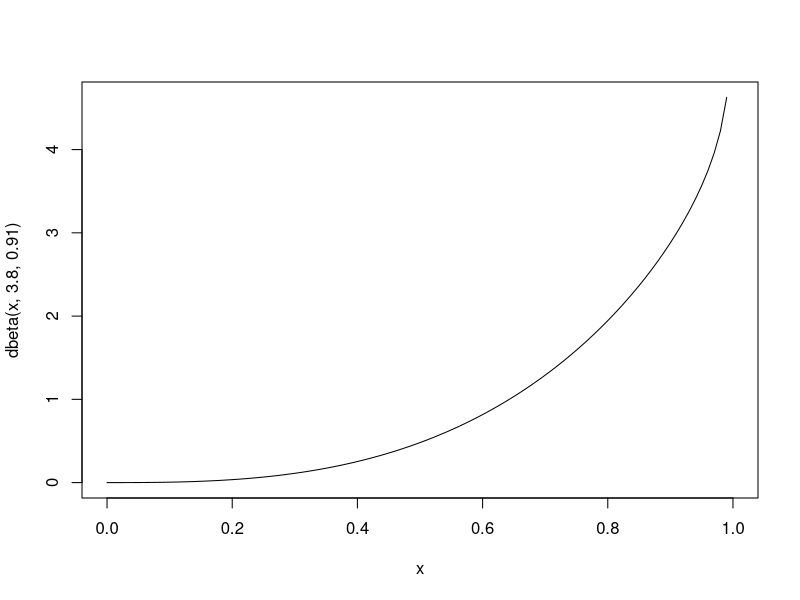

This figure's R source: (Note: this script raises an error after producing the figure.)
#
#	Modelo Bernoulli-beta
#

rm(list = ls())

# install.packages("LearnBayes")

require("LearnBayes")

#	En Windows
path <- "C:/JCMO.Trabajo/Seminars,Visits&Talks/17-04.Cinvestav/17-04.Cinvestav_Taller/Code/"
path.plot <- "C:/JCMO.Trabajo/Seminars,Visits&Talks/17-04.Cinvestav/17-04.Cinvestav_Taller/Images/"

# Licitación de distribuciones iniciales sobre la proporción
quantile1 <- list(p=0.5, x=0.85) 	# licitacion para la mediana inicial en 0.85
quantile2 <- list(p=0.99999,x=0.95) # licitacion para el cuantil 0.95 de la inicial
quantile3 <- list(p=0.00001,x=0.05) # licitacion para el cuantil 0.05 de la inicial

#------------------------------
#	Funcion
prior.Beta <- function(quantile1,quantile2,quantile3){
  # encuentra los cuantiles especificados por los argumentos 
  # "quantile1", "quantile2" y "quantile3"
  quantile1_p <- quantile1[[1]]
  quantile1_q <- quantile1[[2]]
  quantile2_p <- quantile2[[1]]
  quantile2_q <- quantile2[[2]]
  quantile3_p <- quantile3[[1]]
  quantile3_q <- quantile3[[2]]
  # encuentra la distriución inicial de beta usando
  #	a) "quantile1" y "quantile2"
  priorA <- beta.select(quantile1,quantile2)
  priorA_a <- priorA[1]
  priorA_b <- priorA[2]
  #	b) "quantile1" y "quantile3"
  priorB <- beta.select(quantile1,quantile3)
  priorB_a <- priorB[1]
  priorB_b <- priorB[2]
  # encuentra la mejor distribución beta posible
  diff_a <- abs(priorA_a - priorB_a)
  diff_b <- abs(priorB_b - priorB_b)
  step_a <- diff_a / 100
  step_b <- diff_b / 100
  if(priorA_a < priorB_a){
    start_a <- priorA_a
    end_a <- priorB_a
  }
  else{
    start_a <- priorB_a
    end_a <- priorA_a
  }
  if(priorA_b < priorB_b){
    start_b <- priorA_b
    end_b <- priorB_b
  }
  else{
    start_b <- priorB_b
    end_b <- priorA_b
  }
  steps_a <- seq(from=start_a, to=end_a, length.out=1000)
  steps_b <- seq(from=start_b, to=end_b, length.out=1000)
  max_error <- 10000000000000000000
  best_a <- 0
  best_b <- 0
  for(a in steps_a){
    for(b in steps_b){
      # priorC <-> beta(a,b)
      # encuentra los cuantiles 
      #	"quantile1_q", "quantile2_q", "quantile3_q" de priorC
      priorC_q1 <- qbeta(c(quantile1_p), a, b)
      priorC_q2 <- qbeta(c(quantile2_p), a, b)
      priorC_q3 <- qbeta(c(quantile3_p), a, b)
      priorC_error <- abs(priorC_q1-quantile1_q) +
        abs(priorC_q2-quantile2_q) +
        abs(priorC_q3-quantile3_q)
      if(priorC_error < max_error){
        max_error <- priorC_error
        best_a <- a
        best_b <- b
      }
    }
  }
  print(paste("La licitacion inicial es a=",best_a,"b=",best_b))
}
#
#------------------------------

#	Licitación de la distribución inicial Beta
prior.Beta(quantile1,quantile2,quantile3)

#	Gráfica de la distribución inicial licitada
curve(dbeta(x, 3.8, 0.91))
jpeg(paste(path.plot,"bernoulli_beta_prior.jpg", sep = ""), width=700, height=500)
curve(dbeta(x, 3.8, 0.91))
dev.off()

#------------------------------
#	Verosimilitud
#------------------------------

#------------------------------
#	Función
Likelihood.Binomial <- function(successes, total){
  curve(dbinom(successes,total,x)) 
}
#
#------------------------------

successes <- 60
total <- 90
Likelihood.Binomial(successes, total)

jpeg(paste(path.plot,"bernoulli_beta_likelihood.jpg", sep = ""), width=700, height=500)
Likelihood.Binomial(successes, total)
dev.off()

#------------------------------
#	Aprendizaje
#------------------------------

#------------------------------
#	Función
Aprendizaje.Binomial <- function(successes, total, a, b){
  # Actualización de la información
  likelihood_a <- successes + 1
  likelihood_b <- total - successes + 1
  posterior_a <- a + successes
  posterior_b = b + total - successes
  theta <- seq(0.005, 0.995, length = 500)
  prior <- dbeta(theta, a, b)
  likelihood <- dbeta(theta, likelihood_a, likelihood_b)
  posterior <- dbeta(theta, posterior_a, posterior_b)
  m <- max(c(prior, likelihood, posterior))
  plot(theta, posterior, type = "l", ylab = "Densidad", lty = 2, lwd = 3,
       xlim = c(0,1), ylim = c(0, m), col = "red")
  lines(theta, likelihood, lty = 1, lwd = 3, col = "blue")
  lines(theta, prior, lty = 3, lwd = 3, col = "green")
  legend(x=0.8, y=m, c("Prior", "Verosimilitud", "Posterior"), 
         lty = c(3, 1, 2), lwd = c(3, 3, 3), 
         col = c("green", "blue", "red"))
  # Resumen:
  calcBetaMode <- function(aa, bb){
    BetaMode <- (aa - 1)/(aa + bb - 2)
    return(BetaMode)
  }
  calcBetaMean <- function(aa, bb){
    BetaMean <- (aa)/(aa + bb)
    return(BetaMean)
  } 
  calcBetaSd <- function(aa, bb){
    BetaSd <- sqrt((aa * bb)/(((aa + bb)^2) * (aa + bb + 1)))
  }
  prior_mode <- calcBetaMode(a, b)
  likelihood_mode <- calcBetaMode(likelihood_a, likelihood_b)
  posterior_mode <- calcBetaMode(posterior_a, posterior_b)
  prior_mean <- calcBetaMean(a, b)
  likelihood_mean <- calcBetaMean(likelihood_a, likelihood_b)
  posterior_mean <- calcBetaMean(posterior_a, posterior_b)
  prior_sd <- calcBetaSd(a, b)
  likelihood_sd <- calcBetaSd(likelihood_a, likelihood_b)
  posterior_sd <- calcBetaSd(posterior_a, posterior_b)
  print("Moda:")
  print(paste("Prior=",prior_mode,
              ", Verosimilitud=",likelihood_mode,
              ", Posterior=",posterior_mode))
  print("Media:")
  print(paste("Prior=",prior_mean,
              ", Verosimilitud=",likelihood_mean,
              ", Posterior=",posterior_mean))
  print("Desviacion estandar:")
  print(paste("Prior=",prior_sd,
              ", Verosimilitud=",likelihood_sd,
              ", Posterior=",posterior_sd))
}
#
#------------------------------

#	Aprendizaje
successes <- 60
total <- 90
a <- 3.8
b <- 0.91

Aprendizaje.Binomial(successes, total, a, b)

jpeg(paste(path.plot,"bernoulli_beta_posterior.jpg", sep = ""), width=700, height=500)
Aprendizaje.Binomial(successes, total, a, b)
dev.off()

#
# -- FIN --
